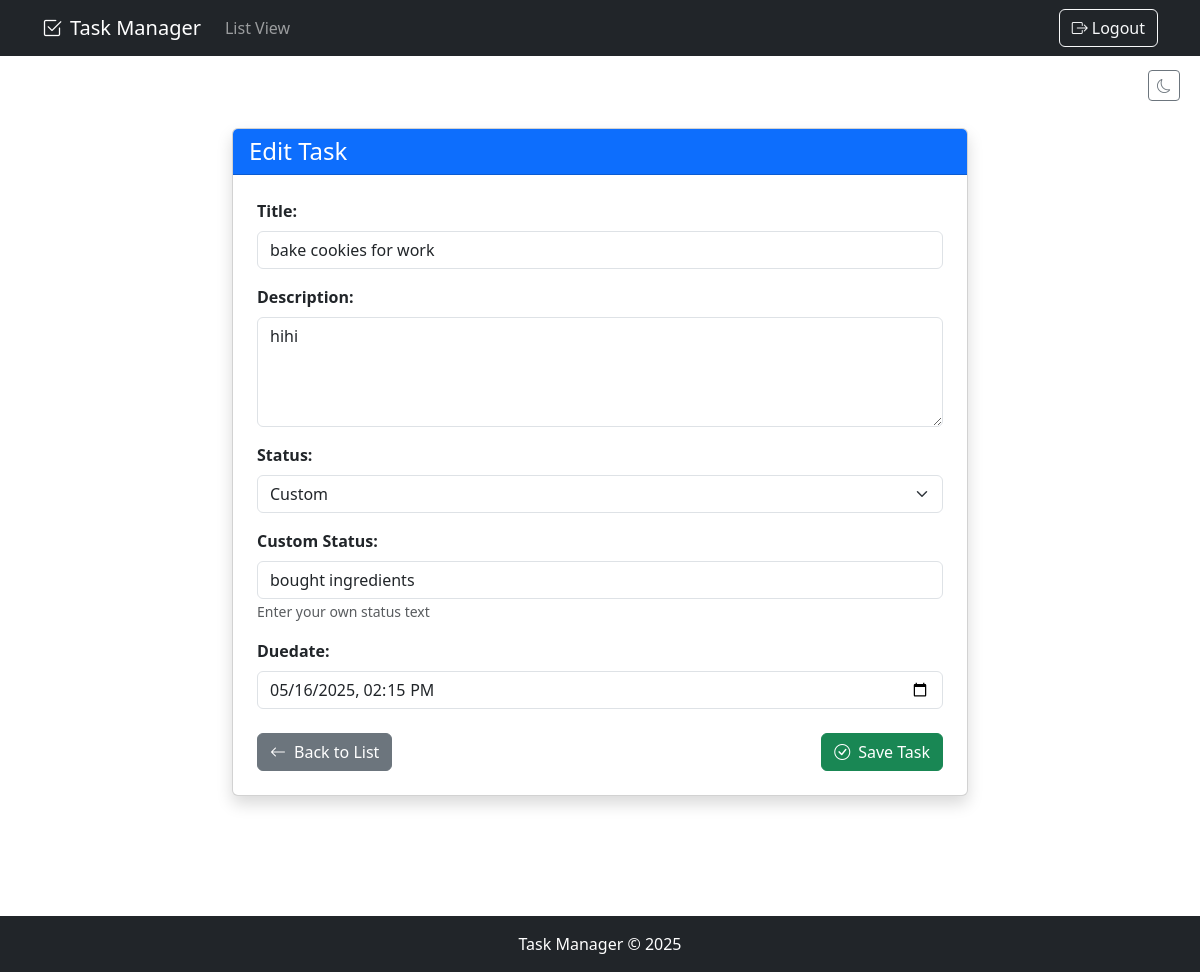
The app's page /task-update/35/ (signed in) with its own data.
### todo_list/models.py (models this page shows, shortened)
class Task(models.Model):
    STATUS_CHOICES = [
        ('not_started', 'Not Started'),
        ('in_progress', 'In Progress'),
        ('completed', 'Completed'),
        ('custom', 'Custom'),
    ]
    user = models.ForeignKey(User, on_delete=models.CASCADE, null=True, blank=True)
    title = models.CharField(max_length=200)
    description = models.TextField(null=True, blank=True)
    status = models.CharField(max_length=20, choices=STATUS_CHOICES, default='not_started')
    custom_status = models.CharField(max_length=50, blank=True, null=True, help_text="If status is 'Custom', specify here")
    complete = models.BooleanField(default=False)  # Keep this for backward compatibility
    duedate = models.DateTimeField(null=True, blank=True)
    created = models.DateTimeField(default=timezone.now)
    class Meta:
        ordering = ['status', 'duedate']  # Show incomplete tasks first, then by due date

### todo_list/views.py (the view)
# urls.py: path('task-update/<int:pk>/', views.TaskUpdate.as_view(), name='task-update'),
class TaskUpdate(LoginRequiredMixin, UpdateView):
    model = Task
    success_url = reverse_lazy('tasks')
    def get_form_class(self):
        if self.request.user.is_superuser:
            return TaskAdminForm
        else:
            return TaskUserForm
    def get_queryset(self):
        if self.request.user.is_superuser:
            return Task.objects.all()
        else:
            return Task.objects.filter(user=self.request.user)

### todo_list/forms.py
class TaskUserForm(forms.ModelForm):
    class Meta:
        model = Task
        fields = ['title', 'description', 'status', 'custom_status', 'duedate']
        widgets = {
            'duedate': forms.DateTimeInput(attrs={'type': 'datetime-local'}),
            'description': forms.Textarea(attrs={'rows': 4}),
        }
    def __init__(self, *args, **kwargs):
        super().__init__(*args, **kwargs)
        self.fields['custom_status'].required = False
        self.fields['status'].widget.attrs.update({
            'class': 'form-select status-select',
            'onchange': 'toggleCustomStatus(this.value)'
        })

### todo_list/templatetags/form_tags.py (called while the page is built)
@register.filter(name='addclass')
def addclass(field, css_class):
    return field.as_widget(attrs={"class": css_class})

### todo_list/templates/todo_list/task_form.html (shortened to what this page needs)
{% extends 'todo_list/base.html' %}
{% load static %}
{% load form_tags %}
{% block content %}
<div class="container my-5">
  <div class="row justify-content-center">
    <div class="col-lg-8">
      <div class="card shadow">
        <div class="card-header bg-primary text-white">
          <h3 class="fs-4 mb-0">{% if form.instance.id %}Edit Task{% else %}Add New Task{% endif %}</h3>
        </div>
        <div class="card-body p-4">
          <form method="POST" action="">
            <div class="form-group mb-3">
              <label for="{{ form.title.id_for_label }}" class="form-label fw-bold">
                {{ form.title.label }}:
              </label>
              {{ form.title|addclass:"form-control" }}
            </div>
            <div class="form-group mb-3">
              <label for="{{ form.description.id_for_label }}" class="form-label fw-bold">
                {{ form.description.label }}:
              </label>
              {{ form.description|addclass:"form-control" }}
            </div>
            <div class="form-group mb-3">
              <label for="{{ form.status.id_for_label }}" class="form-label fw-bold">
                Status:
              </label>
              {{ form.status }}
            </div>
            <div class="form-group mb-3" id="custom-status-group" style="display: {% if form.instance.status == 'custom' %}block{% else %}none{% endif %};">
              <label for="{{ form.custom_status.id_for_label }}" class="form-label fw-bold">
                Custom Status:
              </label>
              {{ form.custom_status|addclass:"form-control" }}
              <small class="form-text text-muted">Enter your own status text</small>
            </div>
            <div class="form-group mb-3">
              <label for="{{ form.duedate.id_for_label }}" class="form-label fw-bold">
                {{ form.duedate.label }}:
              </label>
              {{ form.duedate|addclass:"form-control" }}
            </div>
            <div class="d-flex justify-content-between mt-4">
              <a href="{% url 'tasks' %}" class="btn btn-secondary">
                <i class="bi bi-arrow-left me-2"></i>Back to List
              </a>
              <button type="submit" class="btn btn-success">
                <i class="bi bi-check-circle me-2"></i>Save Task
              </button>
            </div>
          </form>
        </div>
      </div>
    </div>
  </div>
</div>
{% endblock %}

### todo_list/static/todo_list/css/styles.css (style rules this page uses)
body { min-height: 100vh; display: flex; flex-direction: column; }

### records on screen
Task: title "bake cookies for work", description "hihi", status "Custom", custom_status "bought ingredients", duedate "05/16/2025 14:15"
